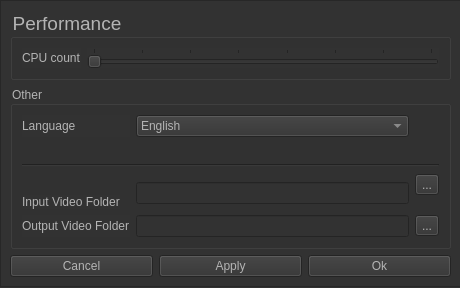
<?xml version="1.0" encoding="UTF-8"?>
<ui version="4.0">
 <class>Form</class>
 <widget class="QWidget" name="Form">
  <property name="geometry">
   <rect>
    <x>0</x>
    <y>0</y>
    <width>460</width>
    <height>288</height>
   </rect>
  </property>
  <property name="windowTitle">
   <string>Settings</string>
  </property>
  <property name="styleSheet">
   <string notr="true">color:rgb(180, 180, 180);
background-color: rgb(50, 50, 50);
font: 14pt &quot;Tahoma&quot;;</string>
  </property>
  <property name="windowIcon">
   <iconset>
    <normaloff>../Vid.ico</normaloff>../Vid.ico</iconset>
  </property>
  <widget class="QWidget" name="verticalLayoutWidget">
   <property name="geometry">
    <rect>
     <x>0</x>
     <y>0</y>
     <width>461</width>
     <height>287</height>
    </rect>
   </property>
   <layout class="QVBoxLayout" name="verticalLayout">
    <item>
     <widget class="QFrame" name="frame">
      <property name="frameShape">
       <enum>QFrame::StyledPanel</enum>
      </property>
      <property name="frameShadow">
       <enum>QFrame::Raised</enum>
      </property>
      <layout class="QGridLayout" name="gridLayout_2">
       <item row="0" column="0" colspan="3">
        <widget class="QGroupBox" name="groupBox">
         <property name="sizePolicy">
          <sizepolicy hsizetype="Expanding" vsizetype="Minimum">
           <horstretch>0</horstretch>
           <verstretch>0</verstretch>
          </sizepolicy>
         </property>
         <property name="font">
          <font>
           <family>Tahoma</family>
           <pointsize>14</pointsize>
           <italic>false</italic>
           <bold>false</bold>
          </font>
         </property>
         <property name="styleSheet">
          <string notr="true"/>
         </property>
         <property name="title">
          <string>Performance</string>
         </property>
         <layout class="QHBoxLayout" name="horizontalLayout_2">
          <item>
           <widget class="QLabel" name="label">
            <property name="toolTip">
             <string>&lt;html&gt;&lt;head/&gt;&lt;body&gt;&lt;p&gt;Count of CPUs used for conversion&lt;/p&gt;&lt;/body&gt;&lt;/html&gt;</string>
            </property>
            <property name="styleSheet">
             <string notr="true">font: 12pt &quot;Tahoma&quot;;</string>
            </property>
            <property name="text">
             <string>CPU count</string>
            </property>
           </widget>
          </item>
          <item>
           <widget class="QSlider" name="horizontalSlider">
            <property name="styleSheet">
             <string notr="true">font: 12pt &quot;Tahoma&quot;;</string>
            </property>
            <property name="minimum">
             <number>1</number>
            </property>
            <property name="maximum">
             <number>8</number>
            </property>
            <property name="orientation">
             <enum>Qt::Horizontal</enum>
            </property>
            <property name="tickPosition">
             <enum>QSlider::TicksAbove</enum>
            </property>
            <property name="tickInterval">
             <number>1</number>
            </property>
           </widget>
          </item>
         </layout>
        </widget>
       </item>
       <item row="1" column="0" colspan="3">
        <widget class="QGroupBox" name="groupBox_2">
         <property name="sizePolicy">
          <sizepolicy hsizetype="Preferred" vsizetype="MinimumExpanding">
           <horstretch>0</horstretch>
           <verstretch>0</verstretch>
          </sizepolicy>
         </property>
         <property name="styleSheet">
          <string notr="true"/>
         </property>
         <property name="title">
          <string>Other</string>
         </property>
         <layout class="QGridLayout" name="gridLayout_3">
          <item row="0" column="0">
           <widget class="QLabel" name="label_2">
            <property name="toolTip">
             <string>&lt;html&gt;&lt;head/&gt;&lt;body&gt;&lt;p&gt;Language of programm &lt;/p&gt;&lt;/body&gt;&lt;/html&gt;</string>
            </property>
            <property name="styleSheet">
             <string notr="true">font: 12pt &quot;Tahoma&quot;;</string>
            </property>
            <property name="text">
             <string>Language</string>
            </property>
           </widget>
          </item>
          <item row="0" column="1">
           <widget class="QComboBox" name="comboBox">
            <property name="styleSheet">
             <string notr="true">font: 12pt &quot;Tahoma&quot;;</string>
            </property>
            <item>
             <property name="text">
              <string>English</string>
             </property>
            </item>
            <item>
             <property name="text">
              <string>Ukrainian</string>
             </property>
            </item>
           </widget>
          </item>
          <item row="1" column="0" rowspan="3" colspan="3">
           <widget class="Line" name="line">
            <property name="orientation">
             <enum>Qt::Horizontal</enum>
            </property>
           </widget>
          </item>
          <item row="2" column="2" rowspan="3">
           <widget class="QToolButton" name="toolButton">
            <property name="sizePolicy">
             <sizepolicy hsizetype="Fixed" vsizetype="Fixed">
              <horstretch>0</horstretch>
              <verstretch>0</verstretch>
             </sizepolicy>
            </property>
            <property name="toolTip">
             <string>&lt;html&gt;&lt;head/&gt;&lt;body&gt;&lt;p&gt;Browse&lt;/p&gt;&lt;/body&gt;&lt;/html&gt;</string>
            </property>
            <property name="text">
             <string>...</string>
            </property>
           </widget>
          </item>
          <item row="3" column="1" rowspan="2">
           <widget class="QLineEdit" name="lineEdit">
            <property name="sizePolicy">
             <sizepolicy hsizetype="Expanding" vsizetype="Fixed">
              <horstretch>0</horstretch>
              <verstretch>0</verstretch>
             </sizepolicy>
            </property>
            <property name="styleSheet">
             <string notr="true">font: 10pt &quot;Tahoma&quot;;</string>
            </property>
           </widget>
          </item>
          <item row="4" column="0">
           <widget class="QLabel" name="label_3">
            <property name="sizePolicy">
             <sizepolicy hsizetype="Fixed" vsizetype="Fixed">
              <horstretch>0</horstretch>
              <verstretch>0</verstretch>
             </sizepolicy>
            </property>
            <property name="toolTip">
             <string>&lt;html&gt;&lt;head/&gt;&lt;body&gt;&lt;p&gt;Default path of videos &lt;/p&gt;&lt;/body&gt;&lt;/html&gt;</string>
            </property>
            <property name="styleSheet">
             <string notr="true">font: 12pt &quot;Tahoma&quot;;</string>
            </property>
            <property name="text">
             <string>Input Video Folder</string>
            </property>
           </widget>
          </item>
          <item row="5" column="0">
           <widget class="QLabel" name="label_4">
            <property name="toolTip">
             <string>&lt;html&gt;&lt;head/&gt;&lt;body&gt;&lt;p&gt;Default path to save converted video&lt;/p&gt;&lt;/body&gt;&lt;/html&gt;</string>
            </property>
            <property name="styleSheet">
             <string notr="true">font: 12pt &quot;Tahoma&quot;;</string>
            </property>
            <property name="text">
             <string>Output Video Folder</string>
            </property>
           </widget>
          </item>
          <item row="5" column="1">
           <widget class="QLineEdit" name="lineEdit_2">
            <property name="sizePolicy">
             <sizepolicy hsizetype="Expanding" vsizetype="Fixed">
              <horstretch>0</horstretch>
              <verstretch>0</verstretch>
             </sizepolicy>
            </property>
            <property name="styleSheet">
             <string notr="true">font: 10pt &quot;Tahoma&quot;;</string>
            </property>
           </widget>
          </item>
          <item row="5" column="2">
           <widget class="QToolButton" name="toolButton_2">
            <property name="toolTip">
             <string>&lt;html&gt;&lt;head/&gt;&lt;body&gt;&lt;p&gt;&lt;span style=&quot; font-size:12pt;&quot;&gt;Browse&lt;/span&gt;&lt;/p&gt;&lt;/body&gt;&lt;/html&gt;</string>
            </property>
            <property name="text">
             <string>...</string>
            </property>
           </widget>
          </item>
         </layout>
        </widget>
       </item>
       <item row="2" column="0">
        <widget class="QPushButton" name="pushButton">
         <property name="styleSheet">
          <string notr="true">font: 12pt &quot;Tahoma&quot;;</string>
         </property>
         <property name="text">
          <string>Cancel</string>
         </property>
        </widget>
       </item>
       <item row="2" column="1">
        <widget class="QPushButton" name="pushButton_2">
         <property name="toolTip">
          <string>&lt;html&gt;&lt;head/&gt;&lt;body&gt;&lt;p&gt;Apply changes&lt;/p&gt;&lt;/body&gt;&lt;/html&gt;</string>
         </property>
         <property name="styleSheet">
          <string notr="true">font: 12pt &quot;Tahoma&quot;;</string>
         </property>
         <property name="text">
          <string>Apply</string>
         </property>
        </widget>
       </item>
       <item row="2" column="2">
        <widget class="QPushButton" name="pushButton_3">
         <property name="styleSheet">
          <string notr="true">font: 12pt &quot;Tahoma&quot;;</string>
         </property>
         <property name="text">
          <string>Ok</string>
         </property>
        </widget>
       </item>
      </layout>
     </widget>
    </item>
   </layout>
  </widget>
 </widget>
 <resources/>
 <connections/>
</ui>
